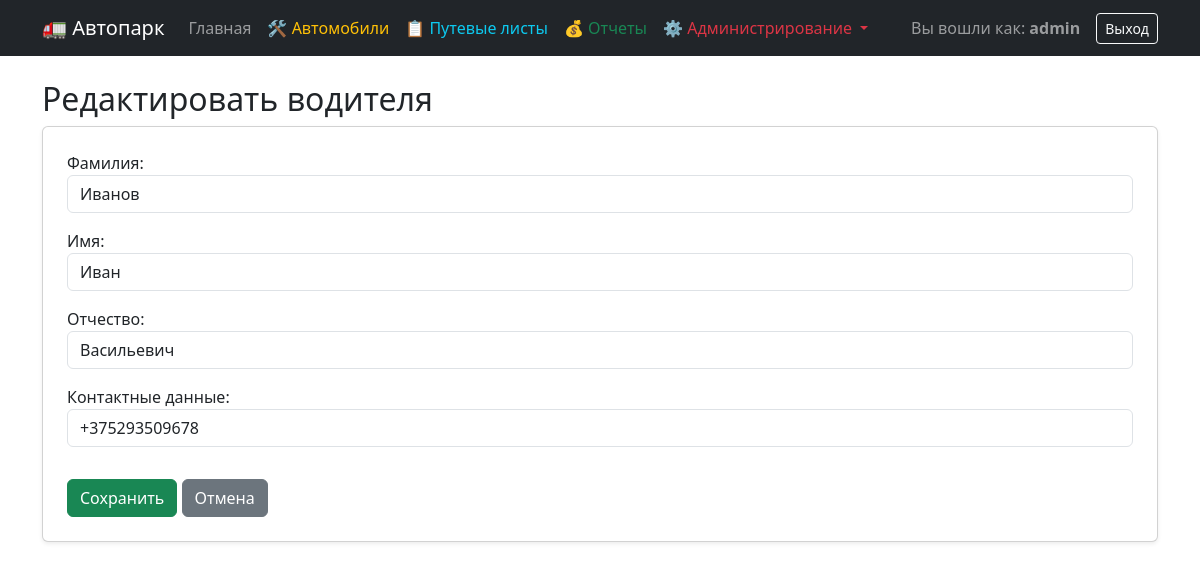
The app's page /drivers/2/edit/ (signed in) with its own data.
### fleet/models.py (models this page shows, shortened)
class Driver(models.Model):
    last_name = models.CharField(max_length=50, verbose_name="Фамилия", default="")
    first_name = models.CharField(max_length=50, verbose_name="Имя", default="")
    middle_name = models.CharField(max_length=50, blank=True, null=True, verbose_name="Отчество")
    contact_info = models.CharField(max_length=200, verbose_name="Контактные данные")
    class Meta:
        verbose_name = "Водитель"
        verbose_name_plural = "Водители"

### fleet/views.py (the view)
# urls.py: path('drivers/<int:pk>/edit/', views.driver_edit, name='driver_edit'),
@login_required
@user_passes_test(is_admin)
def driver_edit(request, pk):
    driver = get_object_or_404(Driver, pk=pk)
    if request.method == 'POST':
        form = DriverForm(request.POST, instance=driver)
        if form.is_valid():
            form.save()
            return redirect('driver_list')
    else:
        form = DriverForm(instance=driver)
    return render(request, 'fleet/driver_form.html', {'form': form, 'title': 'Редактировать водителя'})

### fleet/forms.py
class DriverForm(forms.ModelForm):
    class Meta:
        model = Driver
        fields = ['last_name', 'first_name', 'middle_name', 'contact_info']
        widgets = {
            'last_name': forms.TextInput(attrs={'class': 'form-control'}),
            'first_name': forms.TextInput(attrs={'class': 'form-control'}),
            'middle_name': forms.TextInput(attrs={'class': 'form-control'}),
            'contact_info': forms.TextInput(attrs={'class': 'form-control'}),
        }

### fleet/templatetags/fleet_extras.py (called while the page is built)
@register.filter(name='has_group')
def has_group(user, group_name):
    return user.groups.filter(name=group_name).exists()

### fleet/views.py (called while the page is built)
def is_admin(user):
    return user.groups.filter(name='Administrator').exists() or user.is_superuser

### fleet/templates/fleet/driver_form.html (shortened to what this page needs)
{% extends 'fleet/base.html' %}
{% block content %}
    <h2>{{ title }}</h2>
    <div class="card p-4 shadow-sm">
        <form method="post">
            {{ form.as_p }}
            <button type="submit" class="btn btn-success mt-3">Сохранить</button>
            <a href="javascript:history.back()" class="btn btn-secondary mt-3">Отмена</a>
        </form>
    </div>
{% endblock %}

### fleet/templates/fleet/base.html (shortened to what this page needs)
{% load fleet_extras %}
<!DOCTYPE html>
<html lang="ru">
<head>
    <link href="https://cdn.jsdelivr.net/npm/bootstrap@5.3.0/dist/css/bootstrap.min.css" rel="stylesheet">
</head>
<body>
<nav class="navbar navbar-expand-lg navbar-dark bg-dark mb-4">
    <div class="container">
        <a class="navbar-brand" href="{% url 'dashboard' %}">🚛 Автопарк</a>
        {% if user.is_authenticated %}
            <div class="collapse navbar-collapse" id="navbarNav">
                <ul class="navbar-nav me-auto">
                    <li class="nav-item">
                        <a class="nav-link" href="{% url 'dashboard' %}">Главная</a>
                    </li>
                    {% if user|has_group:"Mechanic" or user.is_superuser %}
                        <li class="nav-item">
                            <a class="nav-link text-warning" href="{% url 'car_list' %}">🛠 Автомобили</a>
                        </li>
                    {% endif %}
                    {% if user|has_group:"Dispatcher" or user.is_superuser %}
                        <li class="nav-item">
                            <a class="nav-link text-info" href="{% url 'log_list' %}">📋 Путевые листы</a>
                        </li>
                    {% endif %}
                    {% if user|has_group:"Accountant" or user.is_superuser %}
                        <li class="nav-item">
                            <a class="nav-link text-success" href="{% url 'reports_selection' %}">💰 Отчеты</a>
                        </li>
                    {% endif %}
                    {% if user|has_group:"Administrator" or user.is_superuser %}
                        <li class="nav-item dropdown">
                            <a class="nav-link dropdown-toggle text-danger" href="#" role="button"
                               data-bs-toggle="dropdown">
                                ⚙️ Администрирование
                            </a>
                        </li>
                    {% endif %}
                </ul>
                <span class="navbar-text me-3">
                    Вы вошли как: <b>{{ user.username }}</b>
                </span>
                <form method="post" action="{% url 'logout' %}">
                    <button type="submit" class="btn btn-outline-light btn-sm">Выход</button>
                </form>
            </div>
        {% endif %}
    </div>
</nav>
<div class="container">
    {% block content %}
    {% endblock %}
</div>
</body>
</html>

### records on screen
Driver: last_name "Иванов", first_name "Иван", middle_name "Васильевич", contact_info "+375293509678"

### other values on screen
{{ user.username }} "admin"
{{ title }} "Редактировать водителя"
